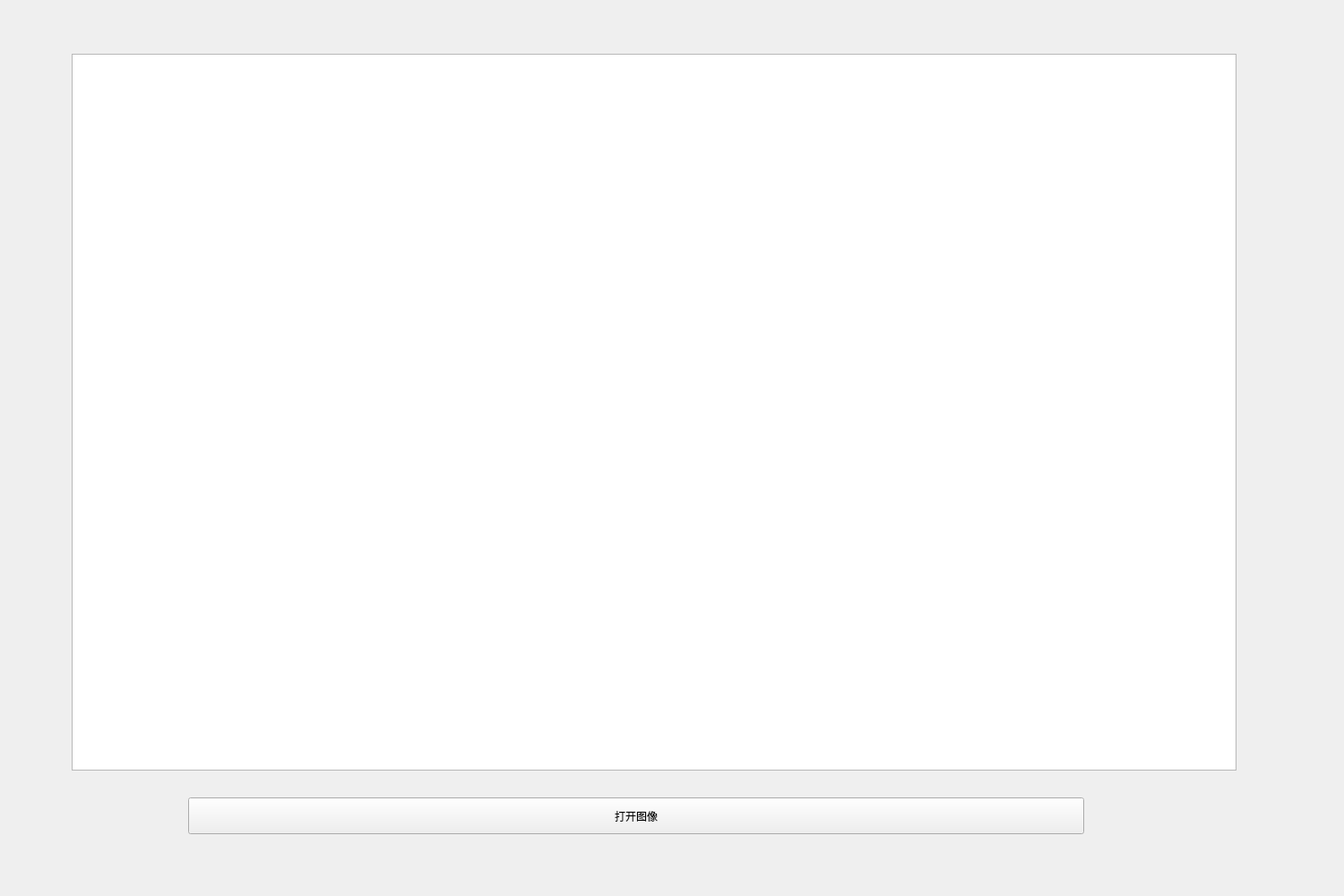
<?xml version="1.0" encoding="UTF-8"?>
<ui version="4.0">
 <class>JointView</class>
 <widget class="QWidget" name="JointView">
  <property name="geometry">
   <rect>
    <x>0</x>
    <y>0</y>
    <width>1500</width>
    <height>1000</height>
   </rect>
  </property>
  <property name="windowTitle">
   <string>Form</string>
  </property>
  <widget class="QPushButton" name="pb_open">
   <property name="geometry">
    <rect>
     <x>210</x>
     <y>890</y>
     <width>1000</width>
     <height>41</height>
    </rect>
   </property>
   <property name="text">
    <string>打开图像</string>
   </property>
  </widget>
  <widget class="FrmVisionDisplay" name="gv_image">
   <property name="geometry">
    <rect>
     <x>80</x>
     <y>60</y>
     <width>1300</width>
     <height>800</height>
    </rect>
   </property>
  </widget>
 </widget>
 <customwidgets>
  <customwidget>
   <class>FrmVisionDisplay</class>
   <extends>QGraphicsView</extends>
   <header location="global">src/ui/utils/imageWidget/frmVisionDisplay.h</header>
  </customwidget>
 </customwidgets>
 <resources/>
 <connections/>
</ui>
